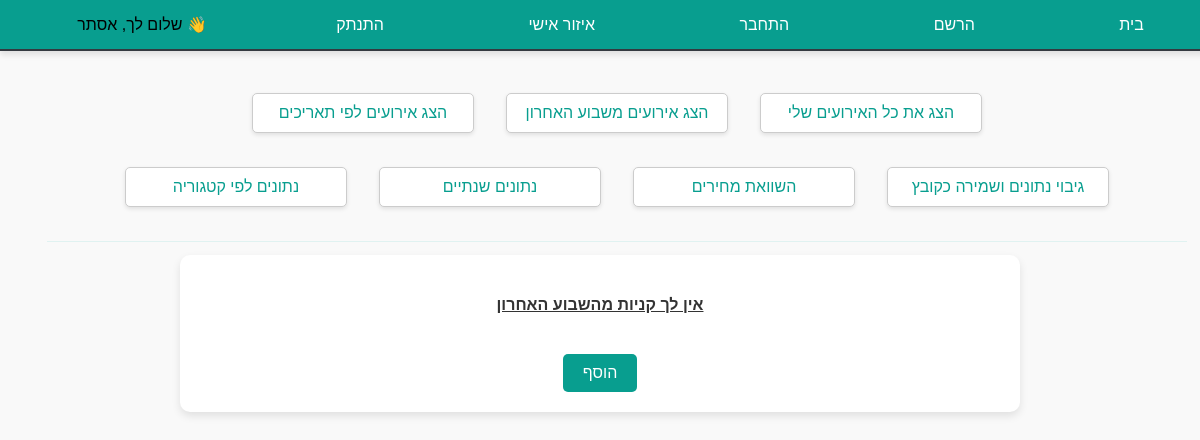
Page /profileWeek (signed in) on the earlier database version.
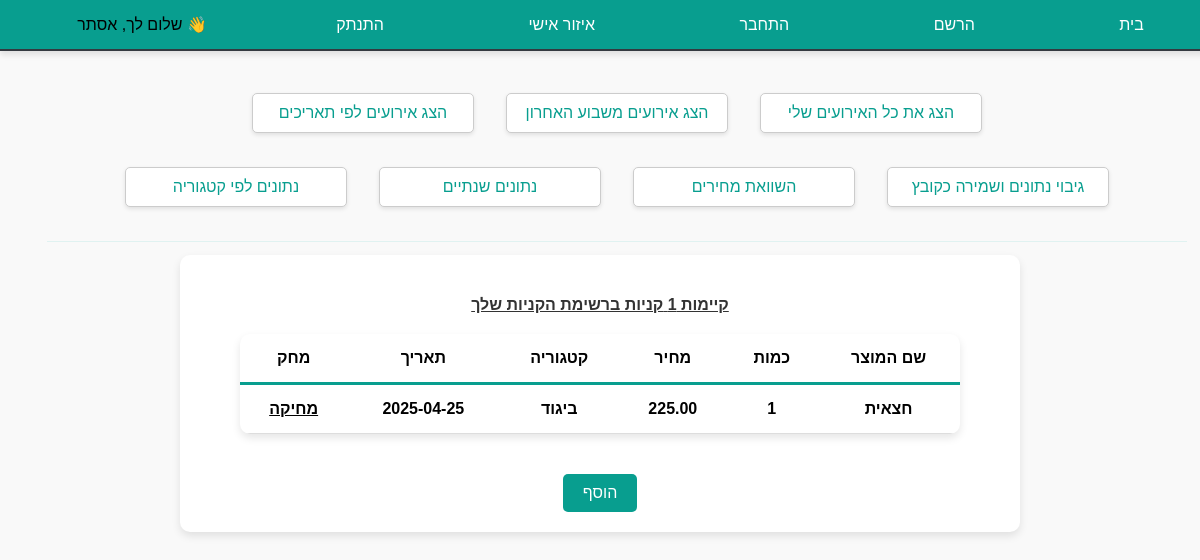
Same page on the later database version.
### models/Purchases.py (models this page shows)
class Purchases(db.Model):
    id = db.Column(db.Integer, primary_key = True)
    user_id = db.Column(db.Integer, db.ForeignKey('user.id'),)
    name = db.Column(db.String)
    qty = db.Column(db.Integer, default = 1)
    price = db.Column(db.Numeric(precision=10,scale=2), nullable = False)
    category = db.Column(db.String)
    date = db.Column(db.DateTime, default = datetime.now())

### app.py (the view)
@app.route('/profileWeek', methods=["GET"])
def profileWeek():
    seven_days_ago = (datetime.now() - timedelta(days=7)).date()
    purchases = Purchases.query.filter(
        Purchases.user_id == current_user.id,
        Purchases.date >= seven_days_ago
    ).all()
    message = "אין לך קניות מהשבוע האחרון"
    return render_template('profile.html', purchases=purchases, message=message)

### app.py (called while the page is built)
@login_manager.user_loader
def load_user(user_id):
    return User.query.get(int(user_id))

### templates/profile.html (shortened to what this page needs)
{% extends 'index.html' %}
    {% block head %}
      <link rel="stylesheet" href="static/css/profile.css"></link>
    {% endblock %}
    {% block body %}
        <div class="btns">
            <div class="filters">
                <a href="/profile" class="a">הצג את כל האירועים שלי</a>
                <a href="/profileWeek" class="a">הצג אירועים משבוע האחרון</a>
                <a href="#dateFormModal" class="a">הצג אירועים לפי תאריכים</a>
            </div>
            <div class="info">
                <a href="/saveData" class="a">גיבוי נתונים ושמירה כקובץ</a>
                <a href="/products" class="a">השוואת מחירים</a>
                <a href="/graph1" class="a">נתונים שנתיים</a>
                <a href="/graph2" class="a">נתונים לפי קטגוריה</a>
            </div>
            <div class="seperate"></div>
        </div>
        <div class="all_container">
            <div class="purchases_list">
                {% if purchases|length < 1 %}
                        <h4>{{message}}</h4>
                {% else %}
                <h4>קיימות {{purchases|length}} קניות ברשימת הקניות שלך</h4>
                <div class="table">
                    <table>
                        <tr class="head">
                            <th>שם המוצר</th>
                            <th>כמות</th>
                            <th>מחיר</th>
                            <th>קטגוריה</th>
                            <th>תאריך</th>
                            <th>מחק</th>
                        </tr>
                   {% for p in purchases: %}
                        <tr class="row">
                            <th>{{ p.name}}</th>
                            <th>{{ p.qty }}</th>
                            <th>{{ p.price }}</th>
                            <th>{{ p.category }}</th>
                            <th>{{ p.date.date() }}</th>
                            <th><a href="/delete/{{p.id}}">מחיקה</a></th>
                        </tr>
                  {% endfor %}
                    </table>
                </div>
                {% endif %}
                <a href="#addModal" class="open-modal">הוסף</a>
            </div>
        </div>
    {% endblock %}

Differences in the rows shown:
added Purchases: name "חצאית", qty "1", price "225.00", category "ביגוד", date "2025-04-25"
Other differences:
{{ purchases|length }}: (not shown) → "1"
{{ message }}: "אין לך קניות מהשבוע האחרון" → (not shown)
text now shown: "קיימות קניות ברשימת הקניות שלך שם המוצר כמות מחיר קטגוריה תאריך מחק"
